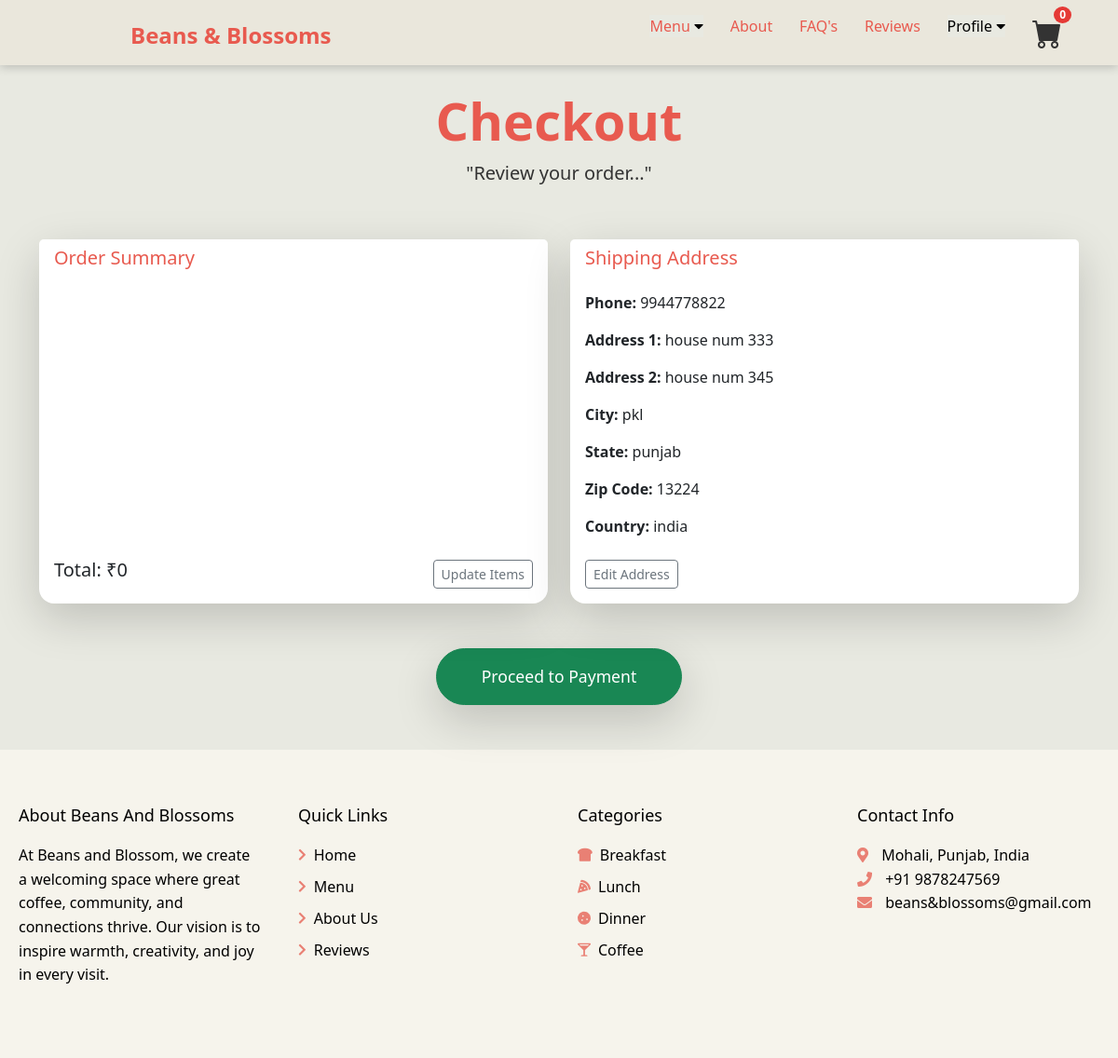
/cart/checkout/ (signed in), run on the app's committed database.
### main/models.py (models this page shows, shortened)
class Profile(models.Model):
    user=models.OneToOneField(User, on_delete=models.CASCADE)
    date_modified = models.DateTimeField(User, auto_now=True)
    phone = models.CharField(max_length=20, blank=True)
    address1 = models.CharField(max_length=200, blank=True)
    address2 = models.CharField(max_length=200, blank=True)
    city = models.CharField(max_length=200, blank=True)
    state = models.CharField(max_length=200, blank=True)
    zipcode = models.CharField(max_length=200, blank=True)
    country = models.CharField(max_length=200, blank=True)
    old_cart = models.TextField(blank=True, null=True, default='{}')

### cart/views.py (the view)
# urls.py: path('checkout/', views.checkout, name = "checkout"),
def checkout(request):
    if not request.user.is_authenticated:
        messages.info(request, "You need to register or log in before proceeding to checkout.")
        return redirect('/?show_register_modal=true')  # Passing a query param to trigger the modal
    cart = Cart(request)
    cart_products = cart.get_prods
    quantities = cart.get_quants
    totals = cart.cart_total()
    profile = None
    if request.user.is_authenticated:
        try:
            profile = Profile.objects.get(user=request.user)
        except Profile.DoesNotExist:
            profile = None
    return render(request, "checkout.html", {
        "cart_products": cart_products,
        "quantities": quantities,
        "totals": totals,
        "profile": profile,  # Pass profile to template
    })

### cart/cart.py (called while the page is built, shortened)
    def cart_total(self):
        product_ids = self.cart.keys()
        products = Product.objects.filter(id__in = product_ids)
        quantities = self.cart
        total=0
        return total

    def get_prods(self):
        product_ids = self.cart.keys()
        products = Product.objects.filter(id__in=product_ids)
        return products

### cart/context_processors.py (called while the page is built)
def cart(request):
    return {'cart': Cart(request)}

### cart/templates/checkout.html (shortened to what this page needs)
{% extends 'base.html' %}
{% load static %}
{% block content %}
<header class="py-5">
    <div class="container px-4 px-lg-5 my-5">
        <div class="text-center">
            <h1 class="display-4 fw-bolder" style="color: #E85A4F;">Checkout</h1>
            <p class="lead fw-normal mb-0" style="color: #333;">"Review your order..."</p>
        </div>
    </div>
</header>
<div class="container mb-5" style="margin-top: -40px;">
    <div class="row d-flex align-items-stretch">
        <div class="col-md-6 mb-4 d-flex">
            <div class="card shadow-lg rounded-4 border-0 w-100 h-100">
                <div class="card-header bg-white border-bottom-0 rounded-top-4">
                    <h5 class="mb-0" style="color: #E85A4F;">Order Summary</h5>
                </div>
                <div class="card-body d-flex flex-column justify-content-between">
                    <div class="d-flex justify-content-between align-items-center mt-3">
                        <h5 class="text-end">Total: ₹{{ totals }}</h5>
                        <a href="{% url 'cart_summary' %}" class="btn btn-outline-secondary btn-sm">Update Items</a>
                    </div>
                </div>
            </div>
        </div>
        <div class="col-md-6 mb-4 d-flex">
            <div class="card shadow-lg rounded-4 border-0 w-100 h-100">
                <div class="card-header bg-white border-bottom-0 rounded-top-4">
                    <h5 class="mb-0" style="color: #E85A4F;">Shipping Address</h5>
                </div>
                <div class="card-body d-flex flex-column justify-content-between">
                    <div>
                        {% if profile.phone and profile.address1 and profile.city and profile.state and profile.zipcode and profile.country %}
                            <p><strong>Phone:</strong> {{ profile.phone }}</p>
                            <p><strong>Address 1:</strong> {{ profile.address1 }}</p>
                            {% if profile.address2 %}
                                <p><strong>Address 2:</strong> {{ profile.address2 }}</p>
                            {% endif %}
                            <p><strong>City:</strong> {{ profile.city }}</p>
                            <p><strong>State:</strong> {{ profile.state }}</p>
                            <p><strong>Zip Code:</strong> {{ profile.zipcode }}</p>
                            <p><strong>Country:</strong> {{ profile.country }}</p>
                        {% else %}
                            <p class="text-warning">⚠️ Your shipping details are incomplete. Please update your address information.</p>
                        {% endif %}
                    </div>
                    <div>
                        {% if profile.phone and profile.address1 %}
                            <a href="#" data-bs-toggle="modal" data-bs-target="#userInfoModal" class="btn btn-outline-secondary btn-sm mt-2">Edit Address</a>
                        {% else %}
                            <a href="#" data-bs-toggle="modal" data-bs-target="#userInfoModal" class="btn btn-outline-primary btn-sm mt-2">Update Address Info</a>
                        {% endif %}
                    </div>
                </div>
            </div>
        </div>
    </div>
    <div class="text-center mt-4">
        <a href="#" class="btn btn-success px-5 py-3 rounded-pill shadow-lg"
           style="font-size: 1.1rem; transition: transform 0.2s ease-in-out;">
            Proceed to Payment
        </a>
    </div>
</div>
{% endblock %}

### main/templates/base.html (style rules this page uses)
* { margin: 0; padding: 0; box-sizing: border-box; }
body { background-color: #E8E9E1; }

### data on the page
Profile: phone "9944778822", address1 "house num 333", address2 "house num 345", city "pkl", state "punjab", zipcode "13224", country "india"

### other printed values
{{ totals }} "0"
